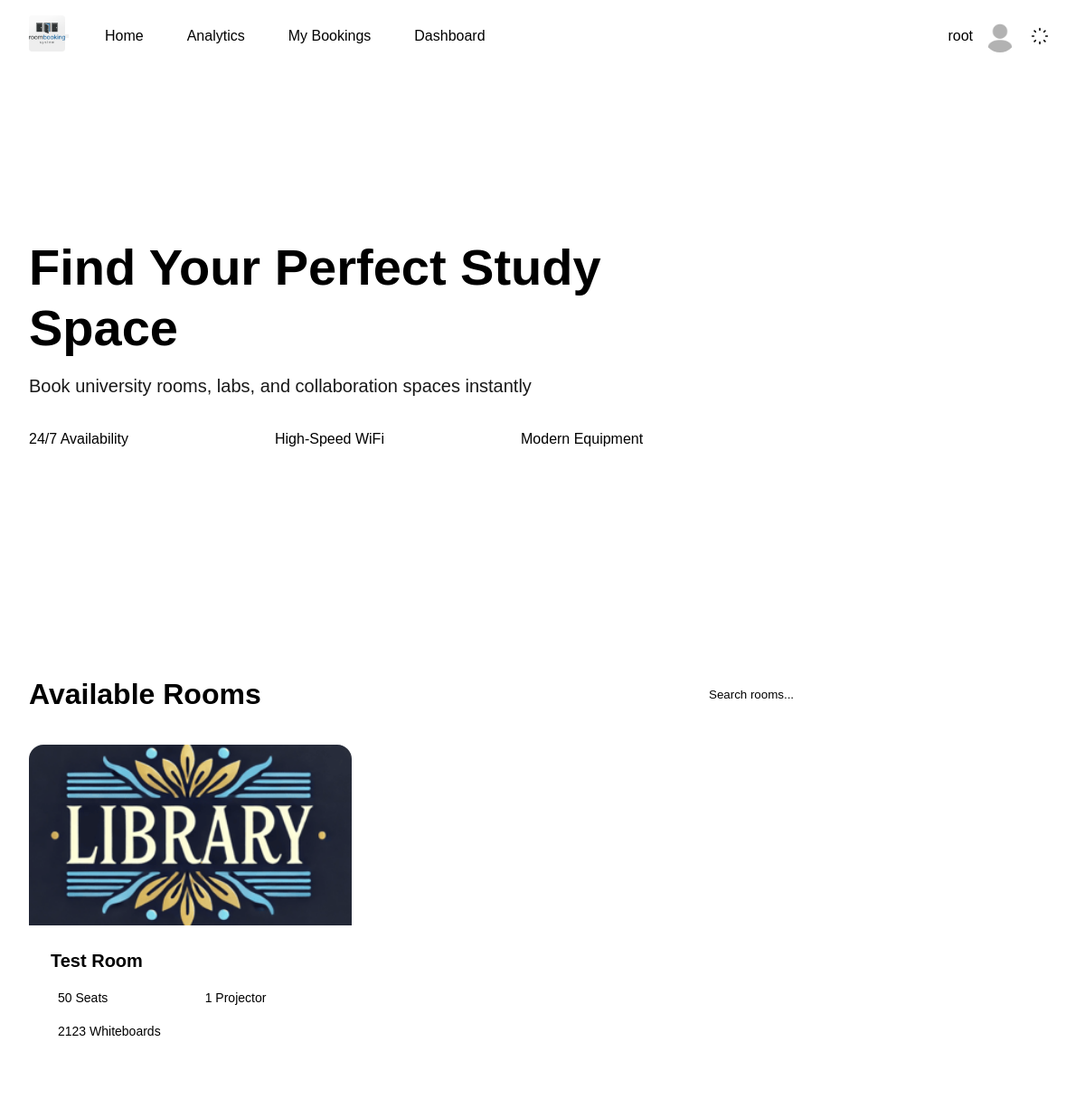
Screenshot of /index.php (signed in) with the database file from the repository.
### tables this page shows
CREATE TABLE `roomtable` (
  `room_id` int(11) NOT NULL,
  `roomtitle` text DEFAULT NULL,
  `roomimage` text DEFAULT NULL,
  `roomseats` int(11) DEFAULT NULL,
  `roomprojectors` int(11) DEFAULT NULL,
  `roomwhiteboards` int(11) DEFAULT NULL
);

### components/roomcard.php (the view, shortened to what this page needs)
<?php
class Roomcard {
    private int $roomId;
    private string $roomTitle;
    private string $roomImage;
    private int $roomSeats;
    private int $roomProjectors;
    private int $roomwhiteboards;
    public function __construct($roomId, $roomTitle, $roomImage, $roomSeats, $roomProjectors, $roomwhiteboards) {
        $this->roomId = $roomId;
        $this->roomTitle = $roomTitle;
        $this->roomImage = $roomImage;
        $this->roomSeats = $roomSeats;
        $this->roomProjectors = $roomProjectors;
        $this->roomwhiteboards = $roomwhiteboards;
    }
    public function display() {
        return ("
        <div class=\"roomcard\">
            <div class=\"roomcard__image\">
                <img src=\"{$this->roomImage}\" alt=\"Room Image\" class=\"roomcard__img\">
            </div>
            <div class=\"roomcard__content\">
                <h3 class=\"roomcard__title\">{$this->roomTitle}</h3>
                <div class=\"roomcard__details\">
                    <span class=\"roomcard__detail\">
                        <i class=\"fas fa-users roomcard__icon\"></i>
                        <span class=\"roomcard__text\">{$this->roomSeats} Seats</span>
                    </span>
                    <span class=\"roomcard__detail\">
                        <i class=\"fas fa-chalkboard-teacher roomcard__icon\"></i>
                        <span class=\"roomcard__text\">{$this->roomProjectors} Projector</span>
                    </span>
                    <span class=\"roomcard__detail\">
                        <i class=\"fas fa-chalkboard roomcard__icon\"></i>
                        <span class=\"roomcard__text\">{$this->roomwhiteboards} Whiteboards</span>
                    </span>
                </div>
                <a href=\"room.php?id={$this->roomId}\" class=\"roomcard__btn roomcard__btn--primary\">
                    Book Now
                </a>
            </div>
        </div>
        ");
    }
}
?>

### components/browserrooms.php (shortened to what this page needs)
<section class="browser">
    <div class="browser__container">
        <div class="browser__header">
            <h2 class="browser__title">Available Rooms</h2>
            <div class="browser__search">
                <input type="text" id="searchInput" placeholder="Search rooms..."
                       class="browser__search-input">
            </div>
        </div>
        <div class="browser__grid" id="roomsGrid">
            <?php
            include_once dirname(__DIR__) . '/components/roomcard.php';
            try {
                $conn = new PDO("mysql:host=" . DB_HOST . ";dbname=" . DB_NAME, DB_USER, DB_PASS);
                $stmt = $conn->prepare("SELECT * FROM roomtable");
                $stmt->execute();
                while ($room = $stmt->fetch()) {
                    $roomCard = new Roomcard(
                        $room['room_id'],
                        $room['roomtitle'],
                        $room['roomimage'],
                        $room['roomseats'],
                        $room['roomprojectors'],
                        $room['roomwhiteboards']
                    );
                    echo $roomCard->display();
                }
            } catch (PDOException $e) {
                echo "<div class='browser__error'>Unable to load rooms</div>";
            }
            ?>
        </div>
    </div>
</section>

### styles/main.css (style rules this page uses)
.browser { padding: 4rem 2rem; transition: background-color 0.3s ease; }
.browser__container { max-width: 1200px; margin: 0 auto; }
.browser__header { margin-bottom: 2rem; display: flex; justify-content: space-between; align-items: center; gap: 2rem; }
.browser__title { font-size: 2rem; color: var(--text); font-weight: 600; }
.browser__search { width: 100%; max-width: 400px; }
.browser__search-input { width: 100%; padding: 0.75rem 1rem; border: 2px solid var(--border); border-radius: 0.5rem; background: var(--navbar-bg); color: var(--text); transition: all 0.3s ease; }
.browser__search-input::placeholder { color: var(--text-secondary); }
.browser__grid { display: grid; grid-template-columns: repeat(auto-fill, minmax(300px, 1fr)); gap: 2rem; }
.roomcard { background: var(--navbar-bg); border-radius: 1rem; overflow: hidden; box-shadow: var(--navbar-shadow); transition: all 0.3s ease; }
.roomcard__image { width: 100%; height: 200px; overflow: hidden; }
.roomcard__img { width: 100%; height: 100%; -o-object-fit: cover; object-fit: cover; transition: transform 0.3s ease; }
.roomcard__content { padding: 1.5rem; }
.roomcard__title { font-size: 1.25rem; font-weight: 600; color: var(--text); margin-bottom: 1rem; }
.roomcard__details { display: grid; grid-template-columns: repeat(auto-fit, minmax(120px, 1fr)); gap: 1rem; margin-bottom: 1.5rem; }
.roomcard__detail { display: flex; align-items: center; gap: 0.5rem; color: var(--text-secondary); }
.roomcard__text { font-size: 0.875rem; }
.roomcard__btn { display: inline-block; padding: 0.75rem 1.5rem; border-radius: 0.5rem; font-weight: 500; text-decoration: none; transition: all 0.2s ease; }
.roomcard__btn--primary { background: var(--primary); color: white; }
* { margin: 0; padding: 0; box-sizing: border-box; }
body { font-family: "Poppins", sans-serif; font-size: 16px; line-height: 1.5; background-color: var(--surface); }

### rows the page displays
roomtable: roomimage (picture), roomtitle "Test Room", roomseats "50", roomprojectors "1", roomwhiteboards "2123"

### other values shown
$_SESSION['user']['username'] "root"
